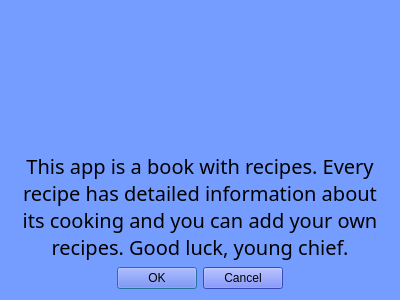
<?xml version="1.0" encoding="UTF-8"?>
<ui version="4.0">
 <class>AboutDialog</class>
 <widget class="QDialog" name="AboutDialog">
  <property name="geometry">
   <rect>
    <x>0</x>
    <y>0</y>
    <width>400</width>
    <height>300</height>
   </rect>
  </property>
  <property name="windowTitle">
   <string>Dialog</string>
  </property>
  <property name="styleSheet">
   <string notr="true">background-color: rgb(117, 157, 255);</string>
  </property>
  <layout class="QVBoxLayout" name="verticalLayout">
   <item>
    <widget class="QWidget" name="widgetLogo" native="true">
     <property name="minimumSize">
      <size>
       <width>200</width>
       <height>150</height>
      </size>
     </property>
     <property name="autoFillBackground">
      <bool>false</bool>
     </property>
     <layout class="QHBoxLayout" name="horizontalLayout"/>
    </widget>
   </item>
   <item>
    <widget class="QLabel" name="label">
     <property name="font">
      <font>
       <family>Optima</family>
       <pointsize>15</pointsize>
      </font>
     </property>
     <property name="text">
      <string>This app is a book with recipes. Every recipe has detailed information about its cooking and you can add your own recipes. Good luck, young chief.</string>
     </property>
     <property name="alignment">
      <set>Qt::AlignCenter</set>
     </property>
     <property name="wordWrap">
      <bool>true</bool>
     </property>
     <property name="openExternalLinks">
      <bool>false</bool>
     </property>
    </widget>
   </item>
   <item>
    <widget class="QDialogButtonBox" name="buttonBox">
     <property name="font">
      <font>
       <family>Optima</family>
       <pointsize>18</pointsize>
      </font>
     </property>
     <property name="cursor">
      <cursorShape>PointingHandCursor</cursorShape>
     </property>
     <property name="layoutDirection">
      <enum>Qt::LeftToRight</enum>
     </property>
     <property name="styleSheet">
      <string notr="true">background-color: rgb(76, 102, 255)</string>
     </property>
     <property name="orientation">
      <enum>Qt::Horizontal</enum>
     </property>
     <property name="standardButtons">
      <set>QDialogButtonBox::Cancel|QDialogButtonBox::Ok</set>
     </property>
     <property name="centerButtons">
      <bool>true</bool>
     </property>
    </widget>
   </item>
  </layout>
 </widget>
 <resources/>
 <connections>
  <connection>
   <sender>buttonBox</sender>
   <signal>accepted()</signal>
   <receiver>AboutDialog</receiver>
   <slot>accept()</slot>
   <hints>
    <hint type="sourcelabel">
     <x>248</x>
     <y>254</y>
    </hint>
    <hint type="destinationlabel">
     <x>157</x>
     <y>274</y>
    </hint>
   </hints>
  </connection>
  <connection>
   <sender>buttonBox</sender>
   <signal>rejected()</signal>
   <receiver>AboutDialog</receiver>
   <slot>reject()</slot>
   <hints>
    <hint type="sourcelabel">
     <x>316</x>
     <y>260</y>
    </hint>
    <hint type="destinationlabel">
     <x>286</x>
     <y>274</y>
    </hint>
   </hints>
  </connection>
 </connections>
</ui>
